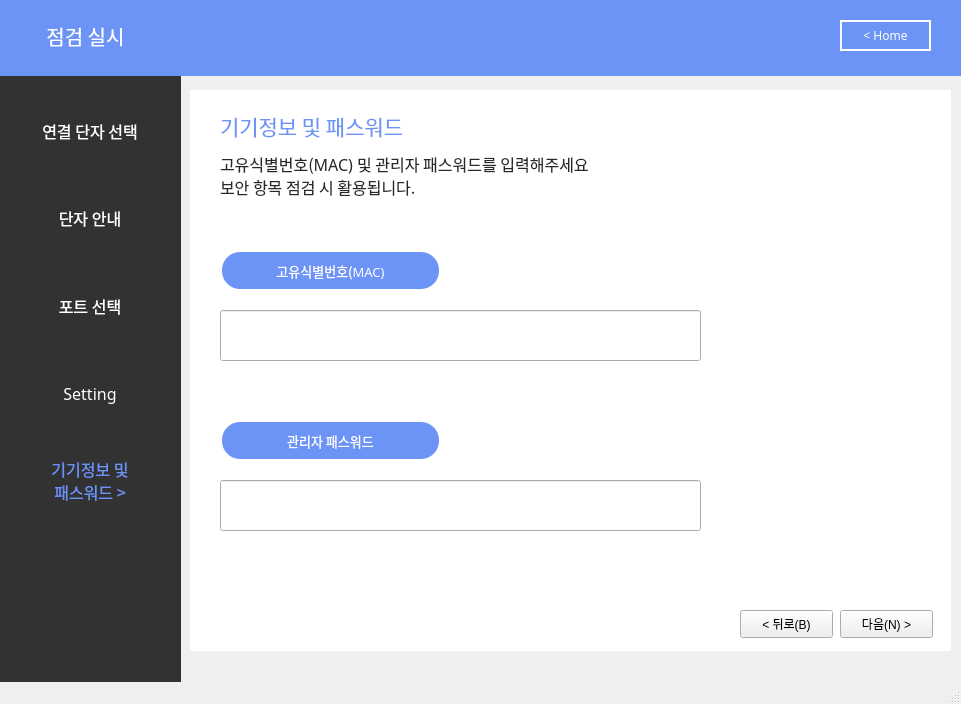
<?xml version="1.0" encoding="UTF-8"?>
<ui version="4.0">
 <class>MainWindow</class>
 <widget class="QMainWindow" name="MainWindow">
  <property name="geometry">
   <rect>
    <x>0</x>
    <y>0</y>
    <width>961</width>
    <height>704</height>
   </rect>
  </property>
  <property name="windowTitle">
   <string>MainWindow</string>
  </property>
  <widget class="QWidget" name="centralwidget">
   <widget class="QLabel" name="label_7">
    <property name="geometry">
     <rect>
      <x>-10</x>
      <y>-5</y>
      <width>1021</width>
      <height>81</height>
     </rect>
    </property>
    <property name="font">
     <font>
      <family>Gmarket Sans TTF</family>
      <pointsize>11</pointsize>
      <weight>50</weight>
      <bold>false</bold>
      <kerning>true</kerning>
     </font>
    </property>
    <property name="autoFillBackground">
     <bool>false</bool>
    </property>
    <property name="styleSheet">
     <string notr="true">background-color: rgb(108, 147, 246);
border-color: rgb(0, 0, 0);</string>
    </property>
    <property name="text">
     <string/>
    </property>
    <property name="scaledContents">
     <bool>false</bool>
    </property>
   </widget>
   <widget class="QLabel" name="label_8">
    <property name="geometry">
     <rect>
      <x>20</x>
      <y>10</y>
      <width>131</width>
      <height>51</height>
     </rect>
    </property>
    <property name="font">
     <font>
      <family>AppleSDGothicNeoM00</family>
      <pointsize>15</pointsize>
     </font>
    </property>
    <property name="styleSheet">
     <string notr="true">color : rgb(255, 255, 255)</string>
    </property>
    <property name="text">
     <string>점검 실시</string>
    </property>
    <property name="alignment">
     <set>Qt::AlignCenter</set>
    </property>
   </widget>
   <widget class="QLabel" name="label_5">
    <property name="geometry">
     <rect>
      <x>-10</x>
      <y>70</y>
      <width>191</width>
      <height>701</height>
     </rect>
    </property>
    <property name="font">
     <font>
      <family>Gmarket Sans TTF</family>
      <pointsize>16</pointsize>
      <weight>50</weight>
      <bold>false</bold>
      <kerning>true</kerning>
     </font>
    </property>
    <property name="autoFillBackground">
     <bool>false</bool>
    </property>
    <property name="styleSheet">
     <string notr="true">background-color: rgb(50, 50, 50);
border-color: rgb(0, 0, 0);</string>
    </property>
    <property name="text">
     <string/>
    </property>
    <property name="scaledContents">
     <bool>false</bool>
    </property>
    <property name="alignment">
     <set>Qt::AlignCenter</set>
    </property>
   </widget>
   <widget class="QPushButton" name="pushButton_3">
    <property name="geometry">
     <rect>
      <x>840</x>
      <y>20</y>
      <width>91</width>
      <height>31</height>
     </rect>
    </property>
    <property name="font">
     <font>
      <family>AppleSDGothicNeoM00</family>
      <pointsize>9</pointsize>
      <weight>50</weight>
      <bold>false</bold>
     </font>
    </property>
    <property name="cursor">
     <cursorShape>PointingHandCursor</cursorShape>
    </property>
    <property name="autoFillBackground">
     <bool>false</bool>
    </property>
    <property name="styleSheet">
     <string notr="true">background-color : rgb(108, 147, 246);
color : rgb(255,255,255);
border: 2px solid rgb(255,255,255)</string>
    </property>
    <property name="text">
     <string>&lt; Home</string>
    </property>
    <property name="autoDefault">
     <bool>false</bool>
    </property>
    <property name="default">
     <bool>false</bool>
    </property>
    <property name="flat">
     <bool>false</bool>
    </property>
   </widget>
   <widget class="QLabel" name="label_6">
    <property name="geometry">
     <rect>
      <x>190</x>
      <y>90</y>
      <width>761</width>
      <height>561</height>
     </rect>
    </property>
    <property name="font">
     <font>
      <family>Gmarket Sans TTF</family>
      <pointsize>16</pointsize>
      <weight>50</weight>
      <bold>false</bold>
      <kerning>true</kerning>
     </font>
    </property>
    <property name="autoFillBackground">
     <bool>false</bool>
    </property>
    <property name="styleSheet">
     <string notr="true">background-color: rgb(255,255,255);
border-color: rgb(0, 0, 0);</string>
    </property>
    <property name="text">
     <string/>
    </property>
    <property name="scaledContents">
     <bool>false</bool>
    </property>
    <property name="alignment">
     <set>Qt::AlignCenter</set>
    </property>
   </widget>
   <widget class="QLabel" name="label_9">
    <property name="geometry">
     <rect>
      <x>220</x>
      <y>110</y>
      <width>241</width>
      <height>31</height>
     </rect>
    </property>
    <property name="font">
     <font>
      <family>AppleSDGothicNeoM00</family>
      <pointsize>16</pointsize>
     </font>
    </property>
    <property name="autoFillBackground">
     <bool>false</bool>
    </property>
    <property name="styleSheet">
     <string notr="true">color:rgb(108,147,246)</string>
    </property>
    <property name="text">
     <string>기기정보 및 패스워드</string>
    </property>
    <property name="alignment">
     <set>Qt::AlignLeading|Qt::AlignLeft|Qt::AlignVCenter</set>
    </property>
   </widget>
   <widget class="QLabel" name="label_10">
    <property name="geometry">
     <rect>
      <x>220</x>
      <y>150</y>
      <width>661</width>
      <height>51</height>
     </rect>
    </property>
    <property name="font">
     <font>
      <family>AppleSDGothicNeoM00</family>
      <pointsize>12</pointsize>
     </font>
    </property>
    <property name="autoFillBackground">
     <bool>false</bool>
    </property>
    <property name="styleSheet">
     <string notr="true">color:rgb(40,40,40)</string>
    </property>
    <property name="text">
     <string>고유식별번호(MAC) 및 관리자 패스워드를 입력해주세요
보안 항목 점검 시 활용됩니다.</string>
    </property>
    <property name="alignment">
     <set>Qt::AlignLeading|Qt::AlignLeft|Qt::AlignVCenter</set>
    </property>
   </widget>
   <widget class="QPushButton" name="pushButton">
    <property name="geometry">
     <rect>
      <x>840</x>
      <y>610</y>
      <width>93</width>
      <height>28</height>
     </rect>
    </property>
    <property name="text">
     <string>다음(N) &gt;</string>
    </property>
   </widget>
   <widget class="QPushButton" name="pushButton_2">
    <property name="geometry">
     <rect>
      <x>740</x>
      <y>610</y>
      <width>93</width>
      <height>28</height>
     </rect>
    </property>
    <property name="text">
     <string>&lt; 뒤로(B)</string>
    </property>
   </widget>
   <widget class="QWidget" name="verticalLayoutWidget">
    <property name="geometry">
     <rect>
      <x>10</x>
      <y>90</y>
      <width>160</width>
      <height>431</height>
     </rect>
    </property>
    <layout class="QVBoxLayout" name="verticalLayout">
     <item>
      <widget class="QLabel" name="label">
       <property name="font">
        <font>
         <family>AppleSDGothicNeoM00</family>
         <pointsize>12</pointsize>
         <weight>50</weight>
         <bold>false</bold>
        </font>
       </property>
       <property name="autoFillBackground">
        <bool>false</bool>
       </property>
       <property name="styleSheet">
        <string notr="true">color:rgb(255,255,255)</string>
       </property>
       <property name="text">
        <string>연결 단자 선택</string>
       </property>
       <property name="alignment">
        <set>Qt::AlignCenter</set>
       </property>
      </widget>
     </item>
     <item>
      <widget class="QLabel" name="label_3">
       <property name="font">
        <font>
         <family>AppleSDGothicNeoM00</family>
         <pointsize>12</pointsize>
        </font>
       </property>
       <property name="autoFillBackground">
        <bool>false</bool>
       </property>
       <property name="styleSheet">
        <string notr="true">color:rgb(255, 255, 255)</string>
       </property>
       <property name="text">
        <string>단자 안내</string>
       </property>
       <property name="alignment">
        <set>Qt::AlignCenter</set>
       </property>
      </widget>
     </item>
     <item>
      <widget class="QLabel" name="label_2">
       <property name="font">
        <font>
         <family>AppleSDGothicNeoM00</family>
         <pointsize>12</pointsize>
        </font>
       </property>
       <property name="autoFillBackground">
        <bool>false</bool>
       </property>
       <property name="styleSheet">
        <string notr="true">color:rgb(255, 255, 255)</string>
       </property>
       <property name="text">
        <string>포트 선택</string>
       </property>
       <property name="alignment">
        <set>Qt::AlignCenter</set>
       </property>
      </widget>
     </item>
     <item>
      <widget class="QLabel" name="label_4">
       <property name="font">
        <font>
         <family>AppleSDGothicNeoM00</family>
         <pointsize>12</pointsize>
        </font>
       </property>
       <property name="autoFillBackground">
        <bool>false</bool>
       </property>
       <property name="styleSheet">
        <string notr="true">color:rgb(255,255,255)</string>
       </property>
       <property name="text">
        <string>Setting</string>
       </property>
       <property name="alignment">
        <set>Qt::AlignCenter</set>
       </property>
      </widget>
     </item>
     <item>
      <widget class="QLabel" name="label_15">
       <property name="font">
        <font>
         <family>AppleSDGothicNeoM00</family>
         <pointsize>12</pointsize>
        </font>
       </property>
       <property name="autoFillBackground">
        <bool>false</bool>
       </property>
       <property name="styleSheet">
        <string notr="true">color:rgb(108, 147, 246)</string>
       </property>
       <property name="text">
        <string>기기정보 및
패스워드 &gt;</string>
       </property>
       <property name="alignment">
        <set>Qt::AlignCenter</set>
       </property>
      </widget>
     </item>
    </layout>
   </widget>
   <widget class="QLineEdit" name="lineEdit">
    <property name="geometry">
     <rect>
      <x>220</x>
      <y>310</y>
      <width>481</width>
      <height>51</height>
     </rect>
    </property>
    <property name="font">
     <font>
      <pointsize>15</pointsize>
     </font>
    </property>
   </widget>
   <widget class="QPushButton" name="pushButton_8">
    <property name="geometry">
     <rect>
      <x>220</x>
      <y>250</y>
      <width>221</width>
      <height>41</height>
     </rect>
    </property>
    <property name="font">
     <font>
      <family>AppleSDGothicNeoM00</family>
      <pointsize>10</pointsize>
      <weight>50</weight>
      <bold>false</bold>
     </font>
    </property>
    <property name="cursor">
     <cursorShape>PointingHandCursor</cursorShape>
    </property>
    <property name="autoFillBackground">
     <bool>false</bool>
    </property>
    <property name="styleSheet">
     <string notr="true">background-color : rgb(108, 147, 246);
color : rgb(255,255,255);
border: 2px solid rgb(255,255,255);
border-radius:20px</string>
    </property>
    <property name="text">
     <string>고유식별번호(MAC)</string>
    </property>
    <property name="autoDefault">
     <bool>false</bool>
    </property>
    <property name="default">
     <bool>false</bool>
    </property>
    <property name="flat">
     <bool>false</bool>
    </property>
   </widget>
   <widget class="QPushButton" name="pushButton_9">
    <property name="geometry">
     <rect>
      <x>220</x>
      <y>420</y>
      <width>221</width>
      <height>41</height>
     </rect>
    </property>
    <property name="font">
     <font>
      <family>AppleSDGothicNeoM00</family>
      <pointsize>10</pointsize>
      <weight>50</weight>
      <bold>false</bold>
     </font>
    </property>
    <property name="cursor">
     <cursorShape>PointingHandCursor</cursorShape>
    </property>
    <property name="autoFillBackground">
     <bool>false</bool>
    </property>
    <property name="styleSheet">
     <string notr="true">background-color : rgb(108, 147, 246);
color : rgb(255,255,255);
border: 2px solid rgb(255,255,255);
border-radius:20px</string>
    </property>
    <property name="text">
     <string>관리자 패스워드</string>
    </property>
    <property name="autoDefault">
     <bool>false</bool>
    </property>
    <property name="default">
     <bool>false</bool>
    </property>
    <property name="flat">
     <bool>false</bool>
    </property>
   </widget>
   <widget class="QLineEdit" name="lineEdit_2">
    <property name="geometry">
     <rect>
      <x>220</x>
      <y>480</y>
      <width>481</width>
      <height>51</height>
     </rect>
    </property>
    <property name="font">
     <font>
      <pointsize>15</pointsize>
     </font>
    </property>
   </widget>
   <zorder>label_6</zorder>
   <zorder>label_5</zorder>
   <zorder>label_7</zorder>
   <zorder>label_8</zorder>
   <zorder>pushButton_3</zorder>
   <zorder>label_9</zorder>
   <zorder>label_10</zorder>
   <zorder>pushButton</zorder>
   <zorder>pushButton_2</zorder>
   <zorder>verticalLayoutWidget</zorder>
   <zorder>lineEdit</zorder>
   <zorder>pushButton_8</zorder>
   <zorder>pushButton_9</zorder>
   <zorder>lineEdit_2</zorder>
  </widget>
  <widget class="QMenuBar" name="menubar">
   <property name="geometry">
    <rect>
     <x>0</x>
     <y>0</y>
     <width>961</width>
     <height>26</height>
    </rect>
   </property>
  </widget>
  <widget class="QStatusBar" name="statusbar"/>
 </widget>
 <resources/>
 <connections/>
</ui>
